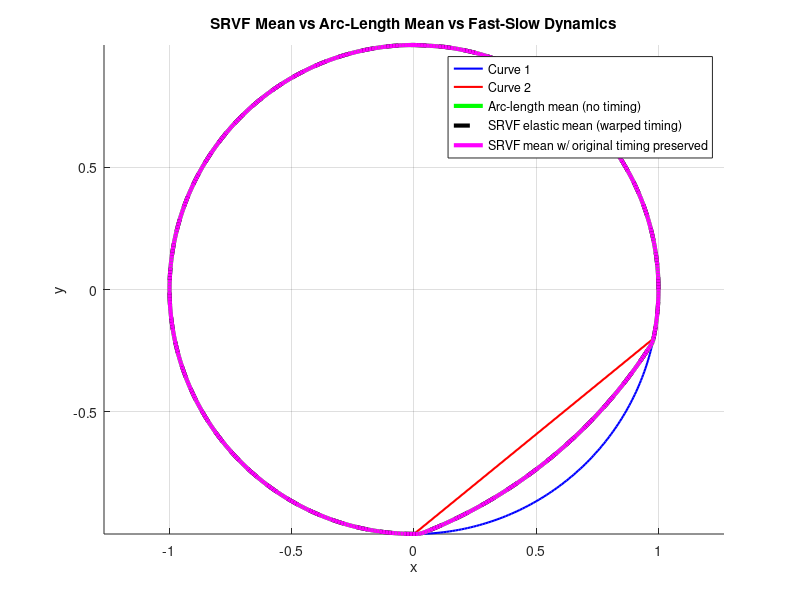
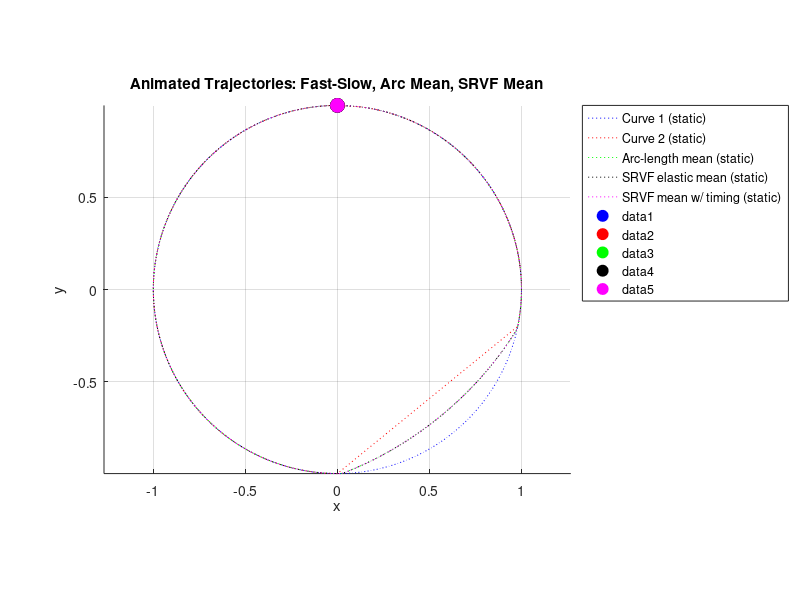

Source code (MATLAB) for these figures, in order:
%% Fast-Slow Curves Example: SRVF vs Arc-Length Mean
clc; clear; close all;

%% Create two synthetic fast-slow curves
num_points = 500;

% Time for curve 1
t1 = linspace(0,2*pi,num_points);
x1 = sin(t1);
y1 = cos(t1);

% Curve 2: fast first half, slow second half
t2_fast = linspace(0,pi,200).^0.5;   % fast first half (compressed time)
t2_slow = linspace(pi,2*pi,300);     % slow second half
t2 = [t2_fast, t2_slow];
x2 = sin(t2);
y2 = cos(t2);

curves = { [x1; y1], [x2; y2] };
times  = { t1, t2 };

%% ---------- 1) Arc-Length Mean (pure shape) ----------
arc_resampled = zeros(2, num_points, 2);

for i = 1:2
    c = curves{i}; % 2 × N
    
    % Compute arc-length parameter s(t)
    ds = sqrt(sum(diff(c,1,2).^2,1));   % 1 × (N-1)
    s = [0, cumsum(ds)];                % 1 × N
    s = s / s(end);                     % normalize to [0,1]
    
    % Resample x(s), y(s) onto a uniform arc-length grid
    s_uniform = linspace(0,1,num_points);
    
    arc_resampled(:, :, i) = interp1(s, c', s_uniform, 'linear')';
end

% Arc-length mean shape
arc_mean_shape = mean(arc_resampled, 3);  % 2 × num_points


%% ---------- 2) SRVF Mean (elastic time warping) ----------
% Initialize SRVF-mean using curve 1
mean_x = x1;
mean_y = y1;

num_iter = 5;  % small number is enough for 2 curves

for iter = 1:num_iter
    aligned = zeros(2, num_points, 2);
    
    for i = 1:2
        c = curves{i}; % 2×N
        
        % arc-length of curve
        ds_c = sqrt(sum(diff(c,1,2).^2,1));
        s_c = [0, cumsum(ds_c)];
        s_c = s_c / s_c(end);
        
        % arc-length of current template mean
        ds_mean = sqrt(diff(mean_x).^2 + diff(mean_y).^2);
        s_mean = [0, cumsum(ds_mean)];
        s_mean = s_mean / s_mean(end);
        
        % ensure uniqueness for interpolation
        [s_unique, ia] = unique(s_c);

        % warp curve to mean-parameter domain
        aligned(:,:,i) = interp1(s_unique, c(:,ia)', s_mean, 'linear', 'extrap')';
    end
    
    % Update mean
    mean_x = mean(aligned(1,:,:),3);
    mean_y = mean(aligned(2,:,:),3);
end

srvf_mean_shape = [mean_x; mean_y];

%% ---------- 3) SRVF mean resampled back to original t ----------
% Resample the SRVF mean along the t1 grid
t_uniform = linspace(0,1,num_points);

ds_mean = sqrt(diff(mean_x).^2 + diff(mean_y).^2);
s_mean = [0, cumsum(ds_mean)];
s_mean = s_mean / s_mean(end);

% Resample according to *original time grid*
mean_x_resampled = interp1(s_mean, mean_x, t_uniform, 'linear', 'extrap');
mean_y_resampled = interp1(s_mean, mean_y, t_uniform, 'linear', 'extrap');


%% ---------- Plotting ----------
figure; hold on; axis equal; grid on;
title('SRVF Mean vs Arc-Length Mean vs Fast-Slow Dynamics');
xlabel('x'); ylabel('y');

plot(x1,y1,'b','LineWidth',1.5);
plot(x2,y2,'r','LineWidth',1.5);

plot(arc_mean_shape(1,:), arc_mean_shape(2,:), 'g', 'LineWidth', 3);
plot(srvf_mean_shape(1,:), srvf_mean_shape(2,:), 'k--', 'LineWidth', 3);
plot(mean_x_resampled, mean_y_resampled, 'm', 'LineWidth', 3);

legend('Curve 1','Curve 2',...
       'Arc-length mean (no timing)', ...
       'SRVF elastic mean (warped timing)', ...
       'SRVF mean w/ original timing preserved');

%% ---------- Animation Setup ----------
figure; hold on; axis equal; grid on;
xlabel('x'); ylabel('y');
title('Animated Trajectories: Fast-Slow, Arc Mean, SRVF Mean');

% Plot full curves faintly in background
plot(x1,y1,'b:');
plot(x2,y2,'r:');
plot(arc_mean_shape(1,:), arc_mean_shape(2,:), 'g:');
plot(srvf_mean_shape(1,:), srvf_mean_shape(2,:), 'k:');
plot(mean_x_resampled, mean_y_resampled, 'm:');

legend('Curve 1 (static)','Curve 2 (static)',...
       'Arc-length mean (static)',...
       'SRVF elastic mean (static)',...
       'SRVF mean w/ timing (static)',...
       'Location','BestOutside');

% Create animated markers
h1 = plot(x1(1), y1(1), 'bo', 'MarkerSize', 10, 'MarkerFaceColor','b');
h2 = plot(x2(1), y2(1), 'ro', 'MarkerSize', 10, 'MarkerFaceColor','r');
h_arc  = plot(arc_mean_shape(1,1),  arc_mean_shape(2,1),  'go', 'MarkerSize', 10, 'MarkerFaceColor','g');
h_srvf = plot(srvf_mean_shape(1,1), srvf_mean_shape(2,1), 'ko', 'MarkerSize', 10, 'MarkerFaceColor','k');
h_srvf_t = plot(mean_x_resampled(1), mean_y_resampled(1),'mo','MarkerSize',10,'MarkerFaceColor','m');

drawnow;

%% ---------- Animate ----------
for k = 1:num_points
    
    % Move each marker according to its own time parameterization
    set(h1, 'XData', x1(k), 'YData', y1(k));
    set(h2, 'XData', x2(k), 'YData', y2(k));
    set(h_arc, 'XData', arc_mean_shape(1,k), 'YData', arc_mean_shape(2,k));
    set(h_srvf, 'XData', srvf_mean_shape(1,k), 'YData', srvf_mean_shape(2,k));
    set(h_srvf_t, 'XData', mean_x_resampled(k), 'YData', mean_y_resampled(k));

    drawnow;
    pause(0.01);  % Adjust playback speed
end